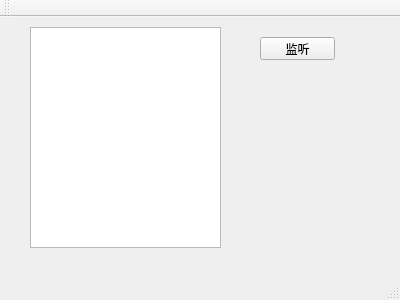
<?xml version="1.0" encoding="UTF-8"?>
<ui version="4.0">
 <class>MainWindow</class>
 <widget class="QMainWindow" name="MainWindow">
  <property name="geometry">
   <rect>
    <x>0</x>
    <y>0</y>
    <width>400</width>
    <height>300</height>
   </rect>
  </property>
  <property name="windowTitle">
   <string>MainWindow</string>
  </property>
  <widget class="QWidget" name="centralWidget">
   <widget class="QPushButton" name="pushButton">
    <property name="geometry">
     <rect>
      <x>260</x>
      <y>20</y>
      <width>75</width>
      <height>23</height>
     </rect>
    </property>
    <property name="text">
     <string>监听</string>
    </property>
   </widget>
   <widget class="QTextEdit" name="textEdit">
    <property name="geometry">
     <rect>
      <x>30</x>
      <y>10</y>
      <width>191</width>
      <height>221</height>
     </rect>
    </property>
   </widget>
  </widget>
  <widget class="QMenuBar" name="menuBar">
   <property name="geometry">
    <rect>
     <x>0</x>
     <y>0</y>
     <width>400</width>
     <height>23</height>
    </rect>
   </property>
  </widget>
  <widget class="QToolBar" name="mainToolBar">
   <attribute name="toolBarArea">
    <enum>TopToolBarArea</enum>
   </attribute>
   <attribute name="toolBarBreak">
    <bool>false</bool>
   </attribute>
  </widget>
  <widget class="QStatusBar" name="statusBar"/>
 </widget>
 <layoutdefault spacing="6" margin="11"/>
 <resources/>
 <connections/>
</ui>
